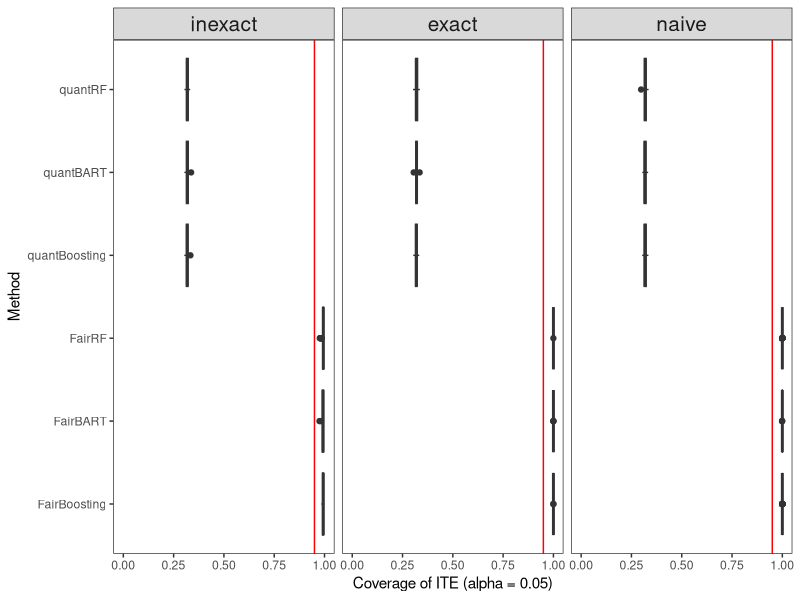
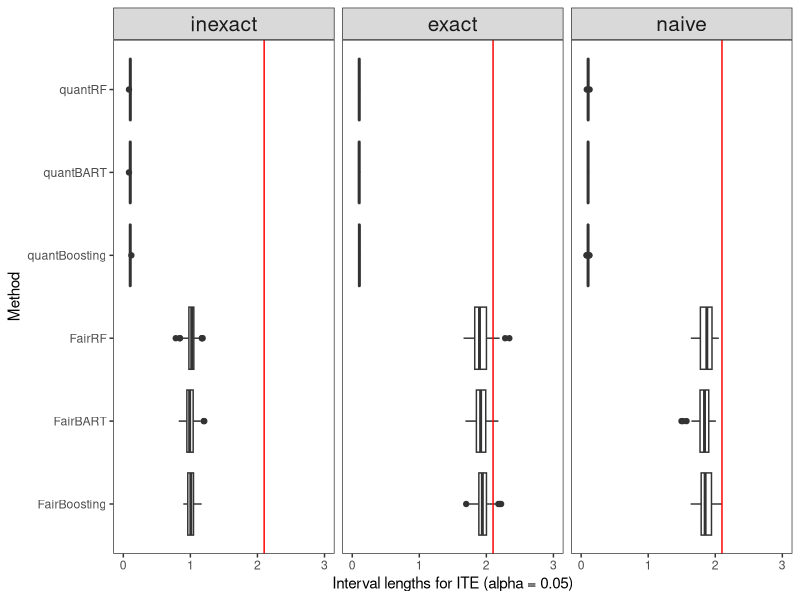
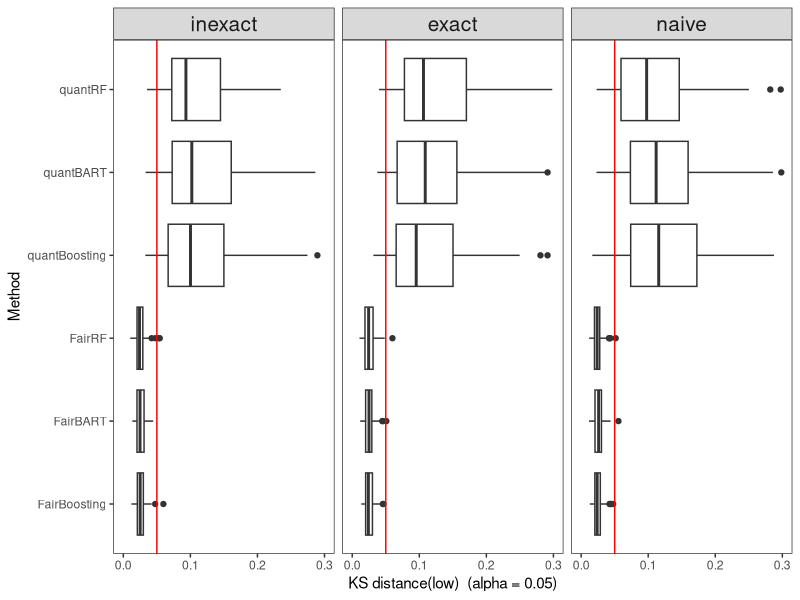
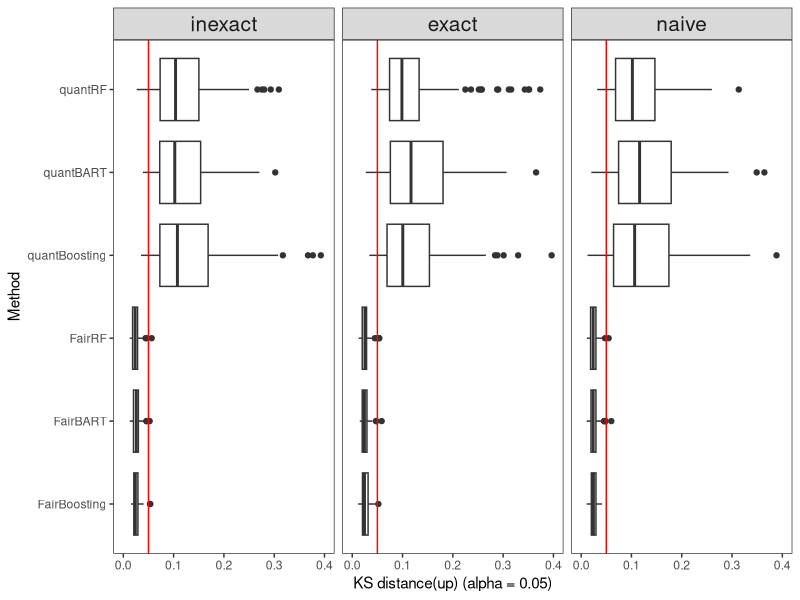

Source code (R) for these figures, in order:
library(ggplot2)
library(gridExtra)
library(dplyr)
methods <- c("FairBoosting", "FairBART", "FairRF","quantBoosting","quantBART","quantRF")


new_ex_RF <- read.csv("./results/new_ex_RF.csv")
new_in_RF <- read.csv("./results/new_in_RF.csv")
new_na_RF <- read.csv("./results/new_na_RF.csv")
old_ex_RF <- read.csv("./results/old_ex_RF.csv")
old_in_RF <- read.csv("./results/old_in_RF.csv")
old_na_RF <- read.csv("./results/old_na_RF.csv")

resnew <- rbind(new_ex_RF,new_in_RF,new_na_RF,old_ex_RF,old_in_RF,old_na_RF)
resnew$score <- 'rf'
#write.csv(resnew, "resnew.csv", row.names = FALSE)
#resnew <- read.csv("resnew.csv")

method_levels <- c("FairBoosting", "FairBART", "FairRF", "quantBoosting","quantBART","quantRF")
method_labels <- c("FairBoosting", "FairBART", "FairRF", "quantBoosting","quantBART","quantRF")

#覆盖率
resnew %>%   
  mutate(exprid = factor(exprid,  
                         levels = 1:3,  
                         labels = c("inexact",  
                                    "exact",  
                                    "naive"  
                         ))) %>%  
  mutate(method = factor(method,  
                         levels = method_levels,  
                         labels = method_labels)) %>%  
  ggplot(aes(x = method, y = coverage)) +  
  geom_boxplot() +  
  facet_wrap(~ exprid, ncol = 3) +  
  geom_hline(yintercept = 0.95, color = "red") +  
  ylim(c(0, 1)) +  
  xlab("Method") + ylab("Coverage of ITE (alpha = 0.05)") +   
  coord_flip() +  
  theme_bw() +  
  theme(panel.grid = element_blank(),  
        strip.text = element_text(size = 15))

resnew %>%   
  mutate(exprid = factor(exprid,  
                         levels = 1:3,  
                         labels = c("inexact",  
                                    "exact",  
                                    "naive"  
                         ))) %>%  
  mutate(method = factor(method,  
                         levels = method_levels,  
                         labels = method_labels)) %>%  
  ggplot(aes(x = method, y = length)) +  
  geom_boxplot() +   
  facet_wrap(~ exprid, ncol = 3) +  
  geom_hline(yintercept = 2.1, color = "red") +  
  ylim(c(0, 3)) +  
  xlab("Method") + ylab("Interval lengths for ITE (alpha = 0.05)") +   
  coord_flip() +  
  theme_bw() +  
  theme(panel.grid = element_blank(),  
        strip.text = element_text(size = 15))

#ks_low
resnew %>%   
  mutate(exprid = factor(exprid,  
                         levels = 1:3,  
                         labels = c("inexact",  
                                    "exact",  
                                    "naive"  
                         ))) %>%  
  mutate(method = factor(method,  
                         levels = method_levels,  
                         labels = method_labels)) %>%  
  ggplot(aes(x = method, y = KS_lo)) +  
  geom_boxplot() +  
  facet_wrap(~ exprid, ncol = 3) +  
  geom_hline(yintercept = 0.05, color = "red") +  
  ylim(c(0, 0.3)) +  
  xlab("Method") + ylab("KS distance(low)  (alpha = 0.05)") +   
  coord_flip() +  
  theme_bw() +  
  theme(panel.grid = element_blank(),  
        strip.text = element_text(size = 15))


#ks_up
resnew %>%   
  mutate(exprid = factor(exprid,  
                         levels = 1:3,  
                         labels = c("inexact",  
                                    "exact",  
                                    "naive"  
                         ))) %>%  
  mutate(method = factor(method,  
                         levels = method_levels,  
                         labels = method_labels)) %>%  
  ggplot(aes(x = method, y = KS_up)) +  
  geom_boxplot() +  
  
  facet_wrap(~ exprid, ncol = 3) +  
  geom_hline(yintercept = 0.05, color = "red") +  
  ylim(c(0, 0.4)) +  
  xlab("Method") + ylab("KS distance(up) (alpha = 0.05)") +   
  coord_flip() +  
  theme_bw() +  
  theme(panel.grid = element_blank(),  
        strip.text = element_text(size = 15))

